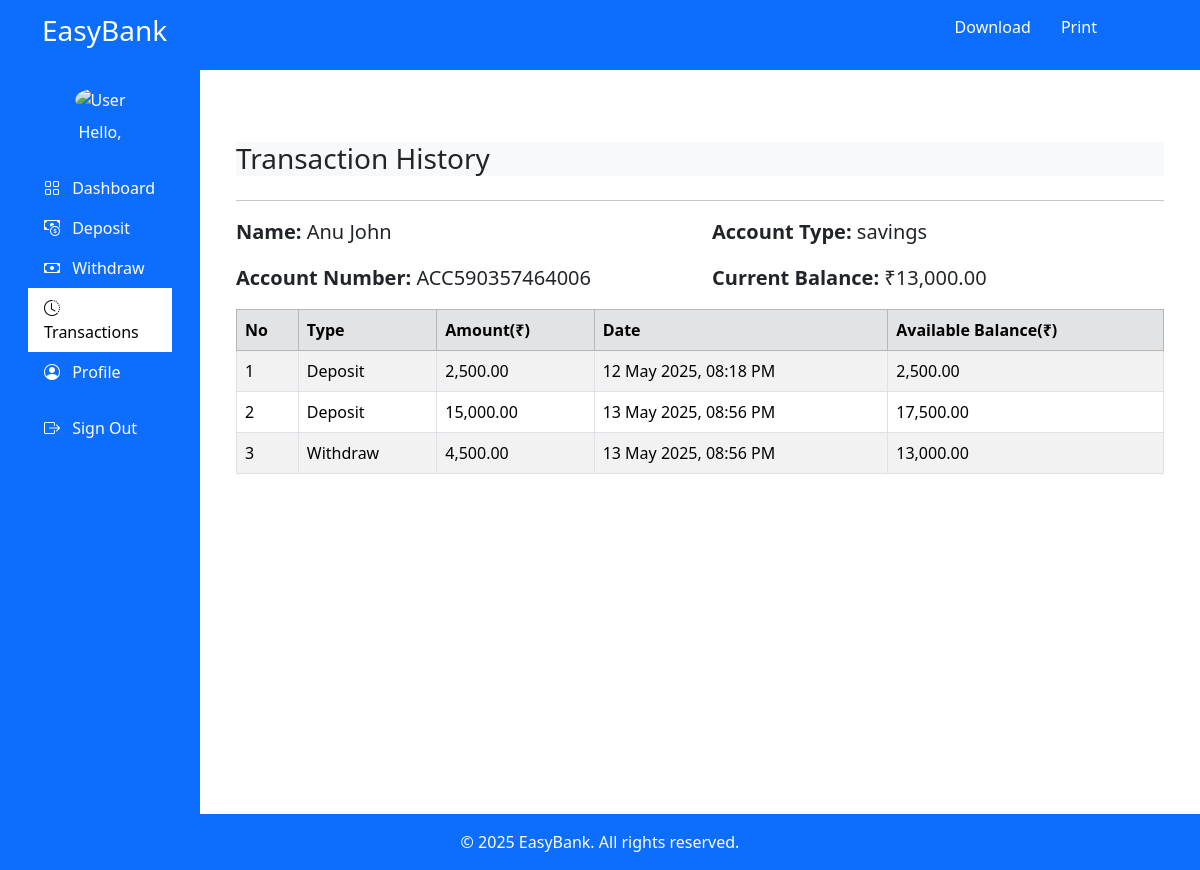
Page /transactions.php (signed in) on the committed database.
### tables this page shows
CREATE TABLE IF NOT EXISTS `accounts` (
  `id` int NOT NULL AUTO_INCREMENT,
  `fullname` varchar(255) NOT NULL,
  `dob` date DEFAULT NULL,
  `gender` enum('Male','Female','Other') DEFAULT NULL,
  `email` varchar(191) NOT NULL,
  `phone` varchar(20) NOT NULL,
  `address` text NOT NULL,
  `account_type` varchar(50) NOT NULL,
  `pan_number` varchar(20) DEFAULT NULL,
  `photo` varchar(255) DEFAULT NULL,
  `id_proof` varchar(255) DEFAULT NULL,
  `signature` varchar(255) DEFAULT NULL,
  `account_number` varchar(20) NOT NULL,
  `password` varchar(255) NOT NULL,
  `created_at` timestamp NULL DEFAULT CURRENT_TIMESTAMP,
  `balance` decimal(10,2) NOT NULL DEFAULT '0.00',
  PRIMARY KEY (`id`),
  UNIQUE KEY `email` (`email`),
  UNIQUE KEY `account_number` (`account_number`)
);

CREATE TABLE IF NOT EXISTS `transactions` (
  `id` int NOT NULL AUTO_INCREMENT,
  `user_id` int NOT NULL,
  `type` enum('deposit','withdraw') NOT NULL,
  `amount` decimal(10,2) NOT NULL,
  `created_at` datetime DEFAULT CURRENT_TIMESTAMP,
  PRIMARY KEY (`id`),
  KEY `user_id` (`user_id`)
);

### transactions.php (the view, shortened to what this page needs)
<?php
require 'db.php';
$user_id = $_SESSION['user_id'];
$stmt = $conn->prepare("SELECT fullname, account_type, account_number, balance FROM accounts WHERE id = ?");
$stmt->bind_param("i", $user_id);
$stmt->execute();
$stmt->bind_result($fullname, $account_type, $account_number, $balance);
$stmt = $conn->prepare("SELECT type, amount, created_at FROM transactions WHERE user_id = ? ORDER BY created_at DESC");
$stmt->bind_param("i", $user_id);
$stmt->execute();
$result = $stmt->get_result();
?>
<!DOCTYPE html>
<html lang="en">
<head>
  <link href="https://cdn.jsdelivr.net/npm/bootstrap@5.3.3/dist/css/bootstrap.min.css" rel="stylesheet">
  <link href="https://cdn.jsdelivr.net/npm/bootstrap-icons@1.10.5/font/bootstrap-icons.css" rel="stylesheet">
</head>
<body>
  <nav class="navbar navbar-expand-lg navbar-dark bg-primary">
    <div class="container">
      <h3 class="text-white">EasyBank</h3>
      <div class="d-flex">
        <div class=" nav-menu me-5 gap-2">
          <button class="btn btn-primary mb-3" onclick="downloadPDF()">Download</button>
          <button class="btn btn-primary mb-3" onclick="window.print()">Print</button>
        </div>
      </div>
    </div>
  </nav>
  <div class="container-fluid">
    <div class="row">
      <nav id="sidebarMenu" class="col-md-3 col-lg-2 d-md-block sidebar collapse">
        <div class="position-sticky p-3">
          <div class="text-center mb-4">
            <img src="<?php echo htmlspecialchars($_SESSION['photo']); ?>" alt="User" class="rounded-circle" width="80"
              height="80">
            <p class="mt-2">Hello, <strong><?php echo htmlspecialchars($_SESSION['user_name']); ?></strong></p>
          </div>
          <ul class="nav flex-column">
            <li class="nav-item">
              <a href="dashboard.php" class="nav-link  text-white ">
                <i class="bi bi-grid me-2"></i> Dashboard
              </a>
            </li>
            <li class="nav-item">
              <a href="deposit.php" class="nav-link  text-white ">
                <i class="bi bi-cash-coin me-2"></i> Deposit
              </a>
            </li>
            <li class="nav-item">
              <a href="withdraw.php" class="nav-link  text-white">
                <i class="bi bi-cash me-2"></i> Withdraw
              </a>
            </li>
            <li class="nav-item">
              <a href="transactions.php" class="nav-link active text-white">
                <i class="bi bi-clock-history me-2"></i> Transactions
              </a>
            </li>
            <li class="nav-item">
              <a href="profile.php" class="nav-link text-white">
                <i class="bi bi-person-circle me-2"></i> Profile
              </a>
            </li>
            <li class="nav-item mt-3">
              <a href="logout.php" class="nav-link text-white">
                <i class="bi bi-box-arrow-right me-2"></i> Sign Out
              </a>
            </li>
          </ul>
        </div>
      </nav>
      <main class="col-md-9 ms-sm-auto col-lg-10 px-md-4 pt-4">
        <div id="transactionContent">
          <div class="container my-5">
            <h3 class="mb-4 bg-light text-dark">Transaction History</h3>
            <hr>
            <div>
              <div class="row mb-3">
                <div class="col-md-6 fs-5"><strong>Name:</strong> <?php echo htmlspecialchars($fullname); ?></div>
                <div class="col-md-6 fs-5"><strong>Account Type:</strong> <?php echo htmlspecialchars($account_type); ?>
                </div>
              </div>
              <div class="row mb-3">
                <div class="col-md-6 fs-5"><strong>Account Number:</strong>
                  <?php echo htmlspecialchars($account_number); ?>
                </div>
                <div class="col-md-6 fs-5"><strong>Current Balance:</strong> ₹<?php echo number_format($balance, 2) ?>
                </div>
              </div>
            </div>
            <table class="table table-bordered table-striped">
              <thead class="table-secondary">
                <tr>
                  <th>No</th>
                  <th>Type</th>
                  <th>Amount(₹)</th>
                  <th>Date</th>
                  <th>Available Balance(₹)</th>
                </tr>
              </thead>
              <tbody>
                <?php
                $i = 1;
                $balance = 0;
                $transactions = [];
                while ($row = $result->fetch_assoc()) {
                  $transactions[] = $row;
                }
                $transactions = array_reverse($transactions);
                foreach ($transactions as $row):
                  $type = strtolower($row['type']);
                  $amount = (float) $row['amount'];
                  if ($type === 'deposit') {
                    $balance += $amount;
                  } elseif ($type === 'withdraw') {
                    $balance -= $amount;
                  }
                  ?>
                  <tr>
                    <td><?php echo $i++; ?></td>
                    <td><?php echo ucfirst($type); ?></td>
                    <td><?php echo number_format($amount, 2); ?></td>
                    <td><?php echo date('d M Y, h:i A', strtotime($row['created_at'])); ?></td>
                    <td><?php echo number_format($balance, 2); ?></td>
                  </tr>
                <?php endforeach; ?>
              </tbody>
            </table>
          </div>
        </div>
      </main>
    </div>
  </div>
  <div style="position: fixed; bottom: 0; left: 0; width: 100%; text-align: center;">
    <footer class="text-center py-3 bg-primary mt-4 text-white">
      &copy; <?php echo date('Y'); ?> EasyBank. All rights reserved.
    </footer>
  </div>
</body>
</html>

### transactions.php (style rules this page uses)
.sidebar { background-color: #0d6efd; color: white; min-height: 100vh; }
.sidebar a { color: white; text-decoration: none; }
.nav-link.active { background-color: white; color: black !important; }
@media (min-width: 768px) { #sidebarMenu { display: block !important; } }

### rows in the picture
accounts: fullname "Anu John", account_type "savings", account_number "ACC590357464006", balance "13,000.00"
transactions: type "Deposit", amount "2,500.00", created_at "12 May 2025, 08:18 PM", balance "2,500.00"
transactions: type "Deposit", amount "15,000.00", created_at "13 May 2025, 08:56 PM", balance "17,500.00"
transactions: type "Withdraw", amount "4,500.00", created_at "13 May 2025, 08:56 PM", balance "13,000.00"
